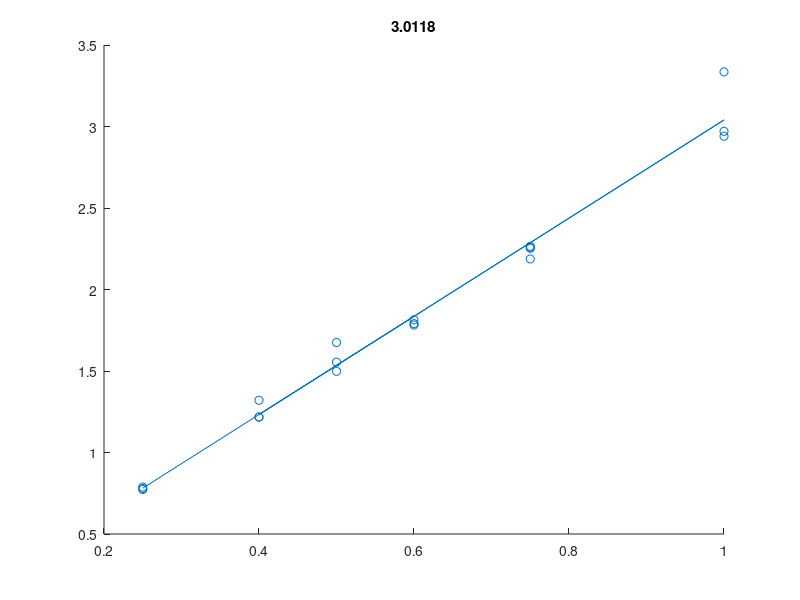

The MATLAB script that drew this image:
cd(fileparts(which('Debug_Test_Scripts')));
load('pacing_time_test.mat')
scatter([data{:,1}],[data{:,2}]);
at = [data{:,2}];
wt = [data{:,1}];
scatter(wt,at);
coefs = polyfit(wt, at, 1);
y = coefs(2)+(coefs(1)*wt);
hold on
plot(wt,y);title(num2str(coefs(1)));

actual = input('actual: ');
(actual - coefs(2))/coefs(1)